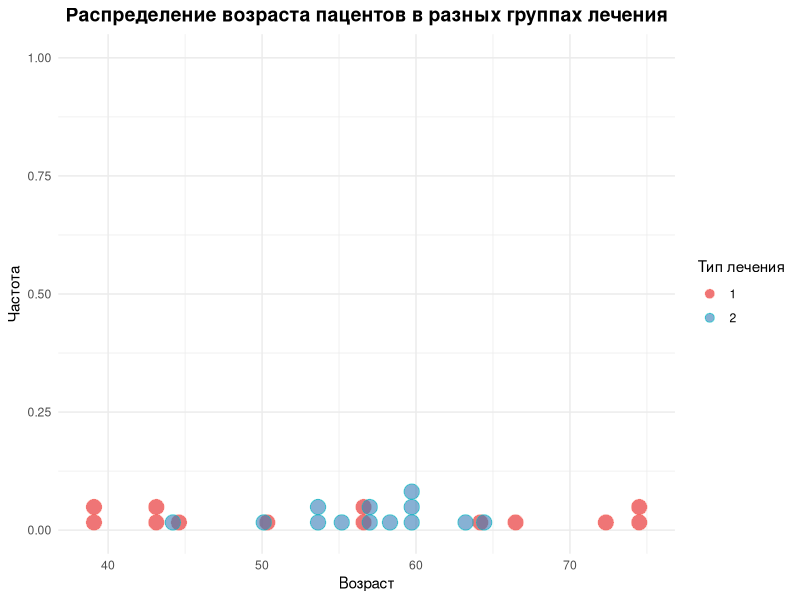
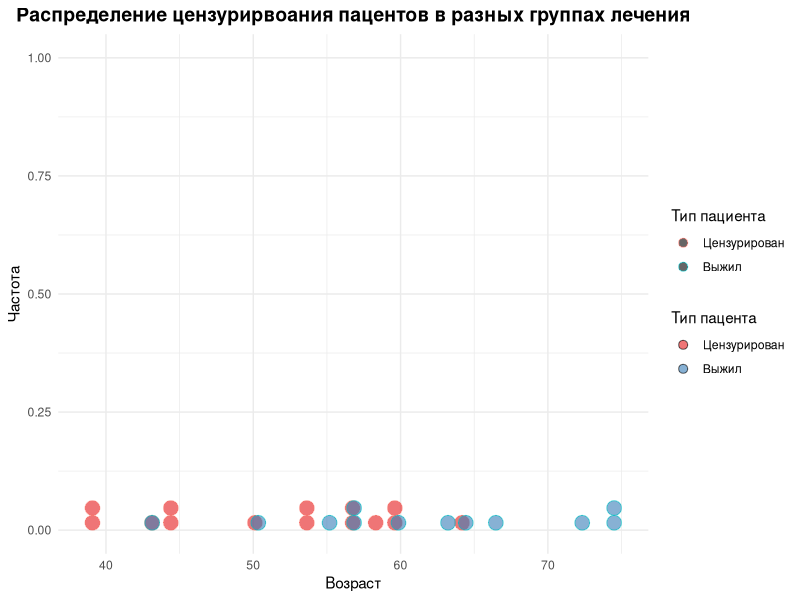
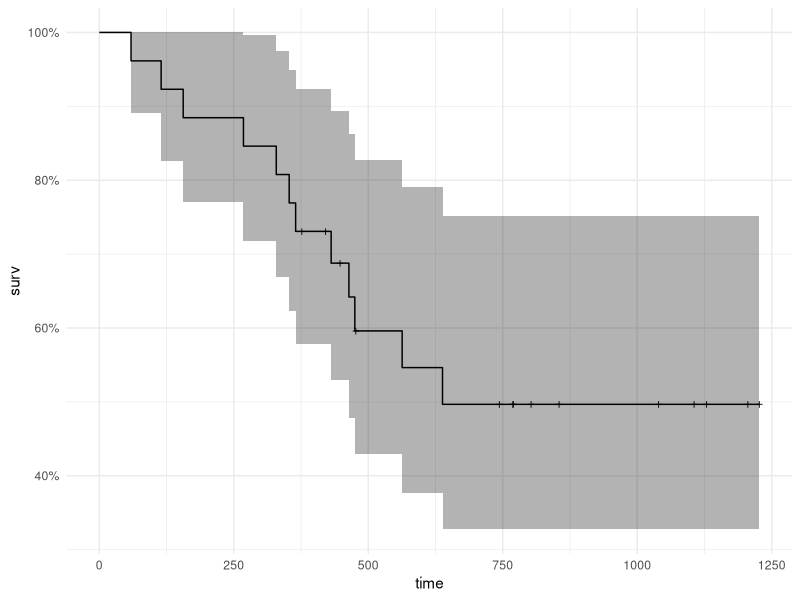
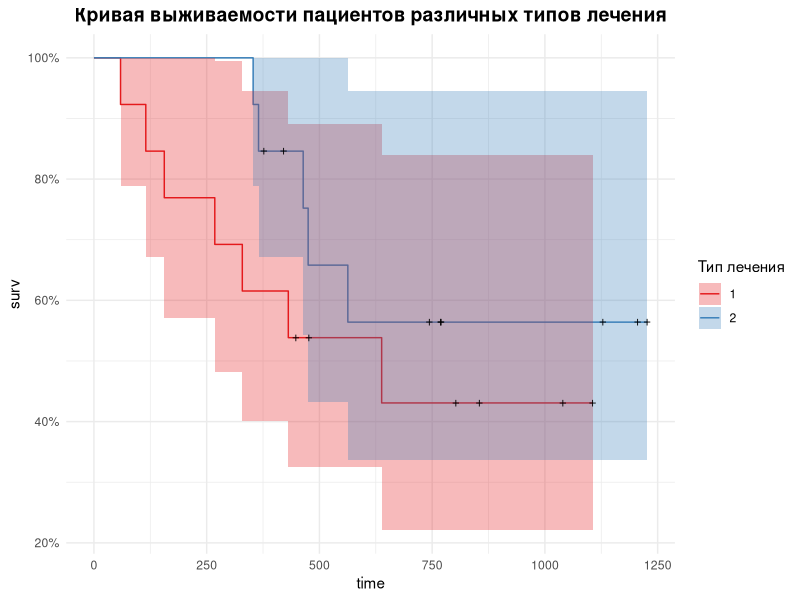
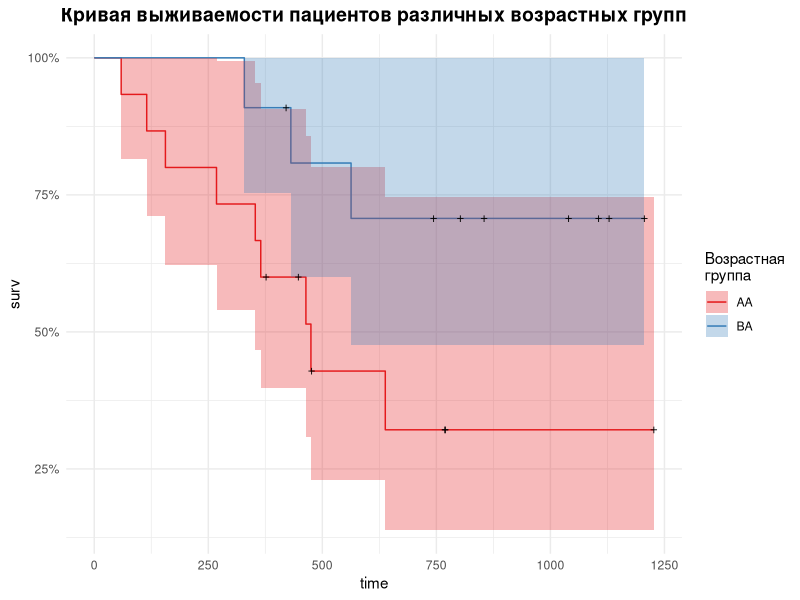
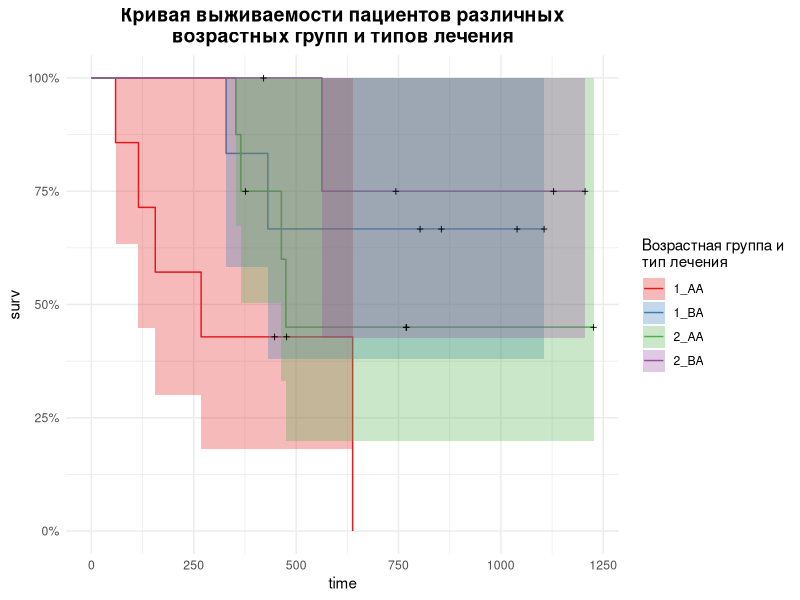
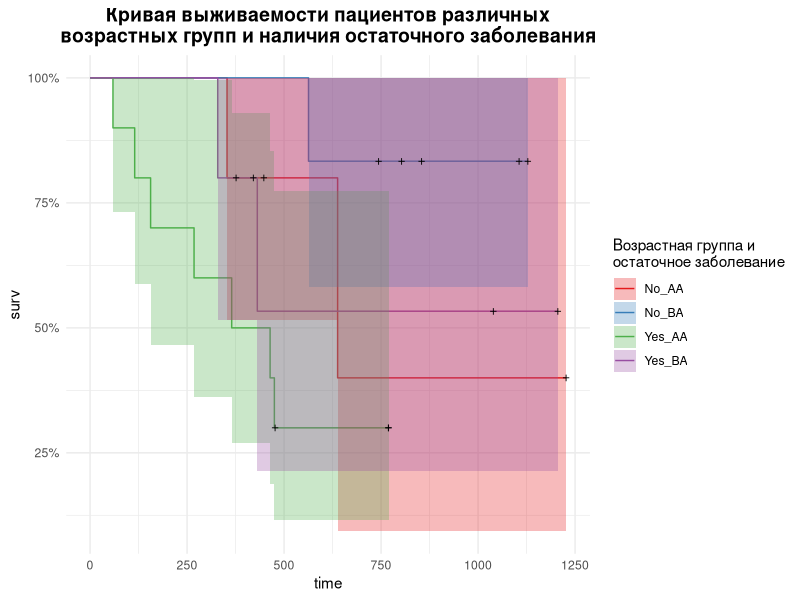
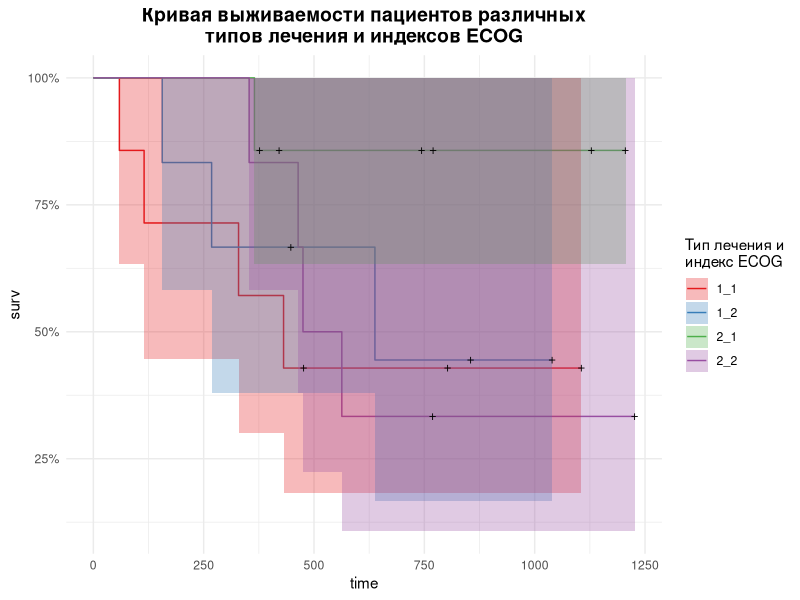

Write the R code that produced these figures, in order.
## ---- chunk 1
knitr::opts_chunk$set(echo = TRUE, warning = FALSE)
## ---- chunk 2
# Absent packages will be installed
if (!require(ggplot2)) install.packages("ggplot2"); library('ggplot2')
if (!require(survival)) install.packages("survival"); library('survival')
if (!require(dplyr)) install.packages("dplyr"); library('dplyr')
if (!require(survminer)) install.packages("survminer"); library('survminer')
if (!require(ggfortify)) install.packages("ggfortify"); library('ggfortify')
## ---- chunk 3
theme_set(theme_minimal())
## ---- chunk 4
data('ovarian')
str(ovarian)
## ---- chunk 5
ovarian <- 
    ovarian %>% 
    mutate(resid.ds = factor(resid.ds,
                             levels = c(1, 2),
                             labels = c('No', 'Yes')),
           rx = factor(rx),
           ecog.ps = factor(ecog.ps))
str(ovarian)
## ---- chunk 6
ovarian %>% 
    group_by(fustat) %>% 
    summarise(n = n())
## ---- chunk 7
ovarian %>% 
    group_by(rx) %>% 
    summarise(n = n())
## ---- chunk 8
ggplot(ovarian, aes(x = age, fill = rx, color = rx)) + 
  geom_dotplot(binwidth = 1, alpha = 0.6) +
  labs(title = "Распределение возраста пацентов в разных группах лечения") +
  xlab('Возраст') +
  ylab('Частота') +
  scale_fill_brewer(palette = "Set1") +
  guides(fill = guide_legend(title = "Тип лечения"),
         color = guide_legend(title = "Тип лечения")) +
  theme(plot.title = element_text(size = 14, face = "bold", hjust = 0.5))
## ---- chunk 9
ggplot(ovarian, aes(x = age,
                    fill = factor(fustat,
                                  levels = c(0, 1),
                                  labels = c('Цензурирован', 'Выжил')),
                    color = factor(fustat,
                                   levels = c(0, 1),
                                   labels = c('Цензурирован', 'Выжил')))) + 
  geom_dotplot(binwidth = 1, alpha = 0.6) +
  labs(title = "Распределение цензурирвоания пацентов в разных группах лечения") +
  xlab('Возраст') +
  ylab('Частота') +
  scale_fill_brewer(palette = "Set1") +
  guides(fill = guide_legend(title = "Тип пацента"),
         color = guide_legend(title = "Тип пациента")) +
  theme(plot.title = element_text(size = 14, face = "bold", hjust = 0.5))
## ---- chunk 10
km_curva <- with(ovarian, Surv(futime, fustat))
km_curva
## ---- chunk 11
km_fit1 <- survfit(Surv(futime, fustat) ~ 1, data = ovarian)
autoplot(km_fit1)
## ---- chunk 12
km_fit2 <- survfit(Surv(futime, fustat) ~ rx, data = ovarian)
autoplot(km_fit2) +
  scale_color_brewer(palette = "Set1") + 
  scale_fill_brewer(palette = "Set1") +
  guides(fill = guide_legend(title = "Тип лечения"),
         color = guide_legend(title = "Тип лечения")) +
  labs(title = "Кривая выживаемости пациентов различных типов лечения") +
  theme(plot.title = element_text(size = 14, face = "bold", hjust = 0.5))
## ---- chunk 13
ovarian$age_group <- factor(ifelse(ovarian$age >= mean(ovarian$age), 'AA', 'BA'))
km_fit3 <- survfit(Surv(futime, fustat) ~ age_group, data = ovarian)
autoplot(km_fit3) +
  scale_color_brewer(palette = "Set1") + 
  scale_fill_brewer(palette = "Set1") +
  guides(fill = guide_legend(title = "Возрастная\nгруппа"),
         color = guide_legend(title = "Возрастная\nгруппа")) +
  labs(title = "Кривая выживаемости пациентов различных возрастных групп") +
  theme(plot.title = element_text(size = 14, face = "bold", hjust = 0.5))
## ---- chunk 14
ovarian$age_trt <- factor(apply(ovarian[, c(5, 7)], 1, paste, collapse = '_'))
km_fit4 <- survfit(Surv(futime, fustat) ~ age_trt, data = ovarian)
autoplot(km_fit4) +
  scale_color_brewer(palette = "Set1") + 
  scale_fill_brewer(palette = "Set1") +
  guides(fill = guide_legend(title = "Возрастная группа и\nтип лечения"),
         color = guide_legend(title = "Возрастная группа и\nтип лечения")) +
  labs(title = "Кривая выживаемости пациентов различных\nвозрастных групп и типов лечения") +
  theme(plot.title = element_text(size = 14, face = "bold", hjust = 0.5))
## ---- chunk 15
ovarian$age_res <- factor(apply(ovarian[, c(4, 7)], 1, paste, collapse = '_'))
km_fit5 <- survfit(Surv(futime, fustat) ~ age_res, data = ovarian)
autoplot(km_fit5) +
  scale_color_brewer(palette = "Set1") + 
  scale_fill_brewer(palette = "Set1") +
  guides(fill = guide_legend(title = "Возрастная группа и\nостаточное заболевание"),
         color = guide_legend(title = "Возрастная группа и\nостаточное заболевание")) +
  labs(title = "Кривая выживаемости пациентов различных\nвозрастных групп и наличия остаточного заболевания") +
  theme(plot.title = element_text(size = 14, face = "bold", hjust = 0.5))
## ---- chunk 16
ovarian$trt_ecog <- factor(apply(ovarian[, c(5:6)], 1, paste, collapse = '_'))
km_fit6 <- survfit(Surv(futime, fustat) ~ trt_ecog, data = ovarian)
autoplot(km_fit6) +
  scale_color_brewer(palette = "Set1") + 
  scale_fill_brewer(palette = "Set1") +
  guides(fill = guide_legend(title = "Тип лечения и\nиндекс ECOG"),
         color = guide_legend(title = "Тип лечения и\nиндекс ECOG")) +
  labs(title = "Кривая выживаемости пациентов различных\nтипов лечения и индексов ECOG") +
  theme(plot.title = element_text(size = 14, face = "bold", hjust = 0.5))
## ---- chunk 17
ovarian$trt_resid <- factor(apply(ovarian[, c(4, 6)], 1, paste, collapse = '_'))
km_fit7 <- survfit(Surv(futime, fustat) ~ trt_resid, data = ovarian)
autoplot(km_fit7) +
  scale_color_brewer(palette = "Set1") + 
  scale_fill_brewer(palette = "Set1") +
  guides(fill = guide_legend(title = "Тип лечения и\nналичие остаточного заболевания"),
         color = guide_legend(title = "Тип лечения и\nналичие остаточного заболевания")) +
  labs(title = "Кривая выживаемости пациентов различных\nтипов лечения и наличия остаточного заболевания") +
  theme(plot.title = element_text(size = 14, face = "bold", hjust = 0.5))
## ---- chunk 18
survdiff(Surv(futime, fustat) ~ resid.ds, data = ovarian)
## ---- chunk 19
survdiff(Surv(futime, fustat) ~ rx, data = ovarian)
## ---- chunk 20
survdiff(Surv(futime, fustat) ~ ecog.ps, data = ovarian)
## ---- chunk 21
survdiff(Surv(futime, fustat) ~ age_group, data = ovarian)
## ---- chunk 22
pairwise_survdiff(Surv(futime, fustat) ~ age_trt, data = ovarian)
## ---- chunk 23
pairwise_survdiff(Surv(futime, fustat) ~ age_res, data = ovarian)
## ---- chunk 24
pairwise_survdiff(Surv(futime, fustat) ~ trt_ecog, data = ovarian)
## ---- chunk 25
pairwise_survdiff(Surv(futime, fustat) ~ trt_resid, data = ovarian)
## ---- chunk 26
cox_fit <- coxph(Surv(futime, fustat) ~ resid.ds + rx + ecog.ps + age_group, data = ovarian)
summary(cox_fit)
## ---- chunk 27
autoplot(survfit(cox_fit))
## ---- chunk 28
ggforest(cox_fit, data = ovarian)
